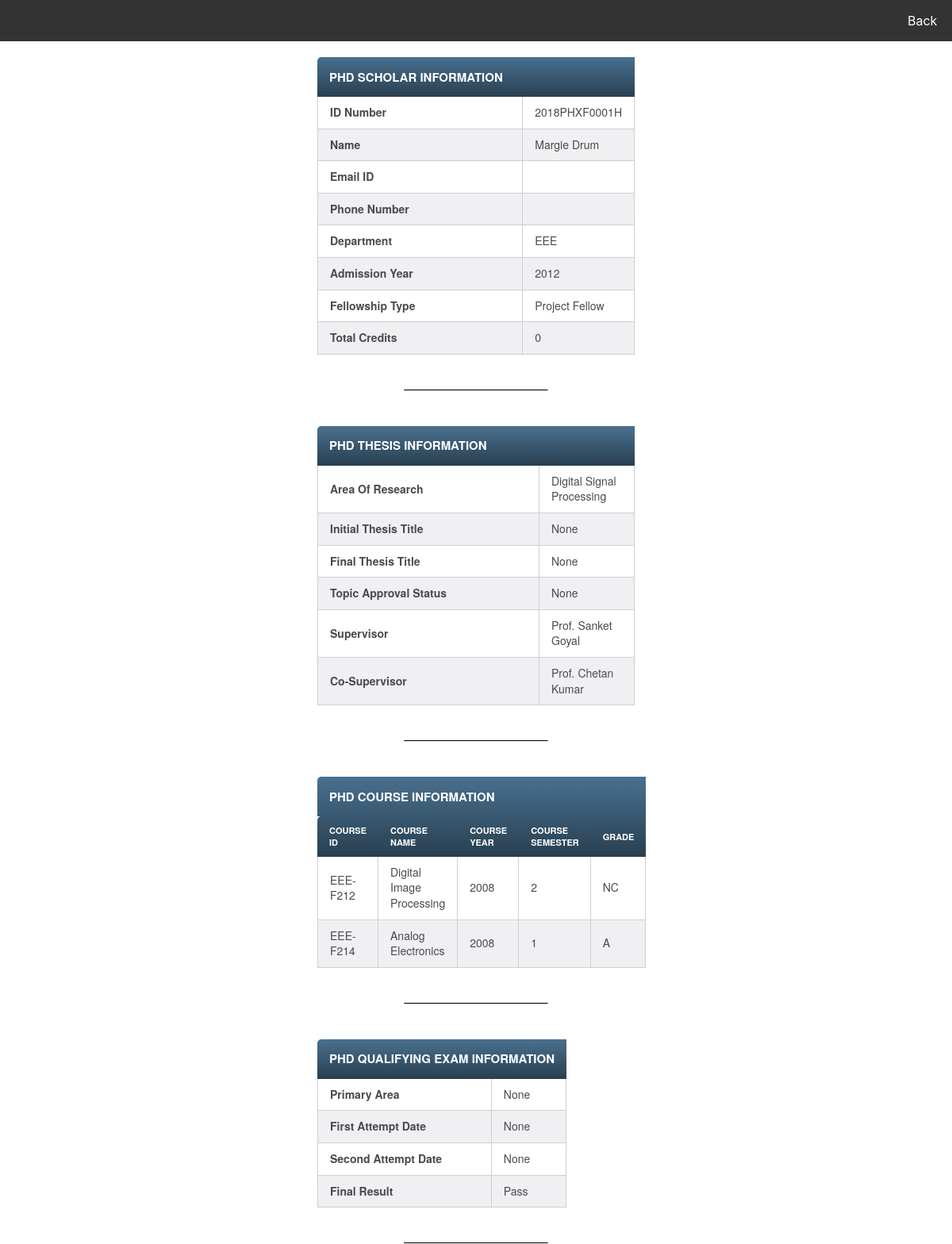
Page /phd/phd_scholar_profile/2018PHXF0001H/ on the committed database.
### phd_info_mgmt_system/models.py (models this page shows, shortened)
class PhDScholar(models.Model):
  GENDER_CHOICES = (
    ('M', 'Male'),
    ('F', 'Female')
  )
  SEMESTER_CHOICES = (
    ('I', 'First Semester'),
    ('II', 'Second Semester')
  )
  id_number = models.CharField(max_length=13, primary_key=True)
  name = models.CharField(max_length=60)
  department = models.CharField(max_length=50)
  email = models.CharField(max_length=60, null=True, blank=True)
  sex = models.CharField(max_length=1, null=True,
                            choices=GENDER_CHOICES, blank=True)
  phone_no = models.CharField(max_length=12, null=True, blank=True)
  phd_type = models.CharField(max_length=12, null=True, blank=True)
  year_of_admission = models.CharField(max_length=7, null=True, blank=True)
  semester_of_admission = models.CharField(max_length=2,
                                           choices=SEMESTER_CHOICES,
                                           null=True, blank=True)
  awardee_ref_no = models.CharField(max_length=20, null=True, blank=True)
  fellowship_type = models.CharField(max_length=50, null=True, blank=True)
  fellowship_start_date = models.DateField("Start Date",
                                           null=True, blank=True)
  fellowship_end_date = models.DateField("End Date",
                                         null=True, blank=True)
  total_credits = models.IntegerField(default=0, blank=True, null=True)
  class Meta:
    db_table = "phd_scholar"
    verbose_name = "PhD Scholar"
    verbose_name_plural = "PhD Scholars"

class PhDThesis(models.Model):
  thesis_id = models.AutoField(primary_key=True)
  id_number = models.ForeignKey(PhDScholar, on_delete=models.CASCADE,
                                db_column='id_number')
  draft_submission_date = models.DateField("Draft Submission Date",
                                           null=True, blank=True)
  pre_submission_date = models.DateField("Pre Submission Date",
                                         null=True, blank=True)
  final_submission_date = models.DateField("Final Submission Date",
                                           null=True, blank=True)
  viva_date = models.DateField("Viva Date", null=True, blank=True)
  qualifying_date = models.DateField("Qualifying Date",
                                     null=True, blank=True)
  phd_awarded_date = models.DateField("PhD Awarded Date",
                                      null=True, blank=True)
  topic_approval_status = models.CharField(max_length=3,
                                           null=True, blank=True)
  research_area = models.CharField(max_length=60, null=True, blank=True)
  initial_thesis_title = models.CharField(max_length=120,
                                          null=True, blank=True)
  final_thesis_title = models.CharField(max_length=120,
                                        null=True, blank=True)
  examiner1 = models.CharField(max_length=60, null=True, blank=True)
  examiner2 = models.CharField(max_length=60, null=True, blank=True)
  supervisor = models.CharField(max_length=60, null=True, blank=True)
  dac1 = models.CharField(max_length=60, null=True, blank=True)
  dac2 = models.CharField(max_length=60, null=True, blank=True)
  cosupervisor = models.CharField(max_length=60, null=True, blank=True)
  class Meta:
    db_table = "phd_thesis"
    verbose_name = "PhD Thesis"
    verbose_name_plural = "PhD Thesis"

class PhDScholarCourses(models.Model):
  id_number = models.ForeignKey(PhDScholar, on_delete=models.CASCADE,
                                db_column='id_number')
  course_id = models.ForeignKey(PhDCourses, on_delete=models.CASCADE,
                                db_column='course_id')
  course_year = models.CharField(max_length=7)
  semester = models.CharField(max_length=10)
  grade = models.CharField(max_length=15, null=True, blank=True)
  class Meta:
    unique_together = (("id_number", "course_id"),)
    db_table = "phd_scholar_courses"
    verbose_name = "PhD Scholar Course"
    verbose_name_plural = "PhD Scholar Courses"

class PhDCourses(models.Model):
  course_id = models.CharField(max_length=15, primary_key=True)
  course_name = models.CharField(max_length=50, null=True, blank=True)
  credits = models.IntegerField(null=True, blank=True)
  class Meta:
    db_table = "phd_courses"
    verbose_name = "PhD Course"
    verbose_name_plural = "PhD Courses"

class ScholarQualifyingExam(models.Model):
  id_number = models.ForeignKey(PhDScholar, on_delete=models.CASCADE,
                                db_column='id_number', primary_key=True)
  primary_area = models.CharField(max_length=60, null=True, blank=True)
  secondary_area = models.CharField(max_length=60, null=True, blank=True)
  first_attempt_date = models.DateField("First Attempt Date",
                                        null=True, blank=True)
  second_attempt_date = models.DateField("Second Attempt Date",
                                         null=True, blank=True)
  final_result = models.CharField(max_length=60, null=True, blank=True)
  class Meta:
    db_table = "scholar_qualifying_exam"
    verbose_name = "Scholar Qualifying Exam"
    verbose_name_plural = "Scholar Qualifying Exam"

### phd_info_mgmt_system/views.py (the view)
def render_phd_scholar_profile(request, student_id):
  def render_profile(id_number):
    context_dict = dict()
    phd_scholar_obj = PhDScholar.objects.filter(id_number=id_number)[0]
    context_dict["phd_scholar"] = phd_scholar_obj
    phd_thesis_list = PhDThesis.objects.filter(id_number=phd_scholar_obj)
    if len(phd_thesis_list) > 0:
      context_dict["phd_thesis"] = phd_thesis_list[0]
    phd_scholar_courses = PhDScholarCourses.objects.filter(id_number=phd_scholar_obj)
    if len(phd_scholar_courses) > 0:
      context_dict["phd_courses"] = phd_scholar_courses
    phd_qualifying_exam_list = ScholarQualifyingExam.objects.filter(id_number=phd_scholar_obj)
    if len(phd_qualifying_exam_list) > 0:
      context_dict["phd_qualifying_exam"] = phd_qualifying_exam_list[0]
    return context_dict
  context = RequestContext(request)
  if request.method == "POST":
    id_number = request.POST.get("id_number")
    context_dict = render_profile(id_number)
    return render_to_response('phd_info_mgmt_system/phd_scholar_profile.html',
                              context_dict, context)
  else:
    id_number = student_id
    context_dict = render_profile(id_number)
    return render_to_response('phd_info_mgmt_system/phd_scholar_profile.html',
                              context_dict, context)

### templates/phd_info_mgmt_system/phd_scholar_profile.html (shortened to what this page needs)
<!DOCTYPE html>
{% load static %}
<html lang="en">
<head>
    <link rel="stylesheet" href="https://formden.com/static/cdn/font-awesome/4.4.0/css/font-awesome.min.css" />
    <link rel="stylesheet" href="https://maxcdn.bootstrapcdn.com/bootstrap/4.0.0-beta.3/css/bootstrap.min.css">
    <link rel="stylesheet" href="{% static 'css/style.css' %}" />
</head>
    <ul class="navbar">
        <li class="navbar-item navbar-back"><a class="active" href="/phd/phd_query_page/">Back</a></li>
    </ul>
<body>
    <div class="table-div">
        <table>
      <thead>
        <tr>
          <th scope="col" colspan="2">PhD Scholar Information</th>
        </tr>
      </thead>
      {% if phd_scholar %}
          <tbody>
            <tr>
              <td>
                <strong class="attribute">ID Number</strong>
              </td>
              <td class="value">{{ phd_scholar.id_number }}</td>
            </tr>
            <tr>
              <td>
                <strong class="attribute">Name</strong>
              </td>
              <td class="value">{{ phd_scholar.name }}</td>
            </tr>
            <tr>
              <td>
                <strong class="attribute">Email ID</strong>
              </td>
              <td class="value">{{ phd_scholar.email_id }}</td>
            </tr>
            <tr>
              <td>
                <strong class="attribute">Phone Number</strong>
              </td>
              <td class="value">{{ phd_scholar.phone_number }}</td>
            </tr>
            <tr>
              <td>
                <strong class="attribute">Department</strong>
              </td>
              <td class="value">{{ phd_scholar.department }}</td>
            </tr>
            <tr>
              <td>
                <strong class="attribute">Admission Year</strong>
              </td>
              <td class="value">{{ phd_scholar.year_of_admission }}</td>
            </tr>
            <tr>
              <td>
                <strong class="attribute">Fellowship Type</strong>
              </td>
              <td class="value">{{ phd_scholar.fellowship_type }}</td>
            </tr>
            <tr>
              <td>
                <strong class="attribute">Total Credits</strong>
              </td>
              <td class="value">{{ phd_scholar.total_credits }}</td>
            </tr>
            </tbody>
        {% else %}
        <tr>
            <td class="value" colspan="2">No Information Available.</td>
        </tr>
        {% endif %}
    </table>
    </div>
    <div class="horizontal-rule"><hr></div>
    <div class="table-div">
        <table>
      <thead>
        <tr>
          <th scope="col" colspan="2">PhD Thesis Information</th>
        </tr>
      </thead>
      {% if phd_thesis %}
          <tbody>
            <tr>
              <td>
                <strong class="attribute">Area Of Research</strong>
              </td>
              <td class="value">{{ phd_thesis.research_area }}</td>
            </tr>
            <tr>
              <td>
                <strong class="attribute">Initial Thesis Title</strong>
              </td>
              <td class="value">{{ phd_thesis.initial_thesis_title }}</td>
            </tr>
            <tr>
              <td>
                <strong class="attribute">Final Thesis Title</strong>
              </td>
              <td class="value">{{ phd_thesis.final_thesis_title }}</td>
            </tr>
            <tr>
              <td>
                <strong class="attribute">Topic Approval Status</strong>
              </td>
              <td class="value">{{ phd_thesis.topic_approval_status }}</td>
            </tr>
            <tr>
              <td>
                <strong class="attribute">Supervisor</strong>
              </td>
              <td class="value">{{ phd_thesis.supervisor }}</td>
            </tr>
            <tr>
              <td>
                <strong class="attribute">Co-Supervisor</strong>
              </td>
              {% if phd_thesis.cosupervisor == None %}
                <td></td>
              {% else %}
                <td class="value">{{ phd_thesis.cosupervisor }}</td>
              {% endif %}
            </tr>
            </tbody>
        {% else %}
        <tr>
            <td class="value" colspan="2">No Thesis Information Available.</td>
        </tr>
        {% endif %}
    </table>
    </div>
    <div class="horizontal-rule"><hr></div>
    <div class="table-div">
        <table>
      <thead>
        <tr>
          <th scope="col" colspan="5">PhD Course Information</th>
        </tr>
        <tr>
            <th class="course-heading">Course ID</th>
            <th class="course-heading">Course Name</th>
            <th class="course-heading">Course Year</th>
            <th class="course-heading">Course Semester</th>
            <th class="course-heading">Grade</th>
        </tr>
      </thead>
      {% if phd_courses %}
          <tbody>
          {% for course in phd_courses %}
            <tr>
              <td class="value">
                {{ course.course_id_id }}
              </td>
              <td class="value">{{ course.course_id.course_name }}</td>
              <td class="value">{{ course.course_year }}</td>
              <td class="value">{{ course.semester }}</td>
              <td class="value">{{ course.grade }}</td>
            </tr>
          {% endfor %}
            </tbody>
        {% else %}
        <tr>
            <td class="value" colspan="5">No Courses Enrolled.</td>
        </tr>
        {% endif %}
    </table>
    </div>
    <div class="horizontal-rule"><hr></div>
    <div class="table-div">
        <table>
      <thead>
        <tr>
          <th scope="col" colspan="2">PhD Qualifying Exam Information</th>
        </tr>
      </thead>
      {% if phd_qualifying_exam %}
          <tbody>
            <tr>
              <td>
                <strong class="attribute">Primary Area</strong>
              </td>
              <td class="value">{{ phd_qualifying_exam.primary_area}}</td>
            </tr>
            <tr>
              <td>
                <strong class="attribute">First Attempt Date</strong>
              </td>
              <td class="value">{{ phd_qualifying_exam.first_attempt_date }}</td>
            </tr>
            <tr>
              <td>
                <strong class="attribute">Second Attempt Date</strong>
              </td>
              <td class="value">{{ phd_qualifying_exam.second_attempt_date }}</td>
            </tr>
            <tr>
              <td>
                <strong class="attribute">Final Result</strong>
              </td>
              <td class="value">{{ phd_qualifying_exam.final_result }}</td>
            </tr>
            </tbody>
        {% else %}
        <tr>
            <td class="value" colspan="2">No Qualifying Exam Information Available.</td>
        </tr>
        {% endif %}
    </table>
    </div>
</body>
</html>

### static/css/style.css (style rules this page uses)
html, body { height: 100%; margin: 0; }
.navbar { list-style-type: none; margin: 0; padding: 0; overflow: hidden; background-color: #333; }
.navbar-item { float: left; }
.navbar-item a { display: block; color: white; text-align: center; padding: 14px 16px; text-decoration: none; }
.table-div { width : 400px; margin: 0 auto; }
table { padding-top: 20px; padding-bottom: 20px; border-collapse: separate; border-spacing: 0; color: #4a4a4d; font: 14px/1.4 "Helvetica Neue", Helvetica, Arial, sans-serif; }
th, td { padding: 10px 15px; vertical-align: middle; }
thead { background: #395870; background: linear-gradient(#49708f, #293f50); color: #fff; font-size: 15px; text-transform: uppercase; }
th:first-child { border-top-left-radius: 5px; height: 50px; text-align: left; }
tbody tr:nth-child(even) { background: #f0f0f2; }
td { border-bottom: 1px solid #cecfd5; border-right: 1px solid #cecfd5; }
td:first-child { border-left: 1px solid #cecfd5; }
table td:last-child { width: 30%; }
.attribute { text-align: left; }
.value { text-align: middle; }
.horizontal-rule { width: 100% margin: 0 auto; }
hr { width: 15%; display: block; background-color: black; margin-top: 1.5em; margin-bottom: 1.5em; margin-left: auto; margin-right: auto; border-style: inset; border-width: 1px; }
.course-heading { font-size: 11px; }
.navbar-back { align-content: right; margin-left:94%; }

### rows in the picture
PhDScholar: id_number "2018PHXF0001H", name "Margie Drum", department "EEE", year_of_admission "2012", fellowship_type "Project Fellow", total_credits "0"
PhDThesis: research_area "Digital Signal Processing", initial_thesis_title "None", final_thesis_title "None", topic_approval_status "None", supervisor "Prof. Sanket Goyal", cosupervisor "Prof. Chetan Kumar"
PhDScholarCourses: course_id_id "EEE-F212", course_id.course_name "Digital Image Processing", course_year "2008", semester "2", grade "NC"
PhDScholarCourses: course_id_id "EEE-F214", course_id.course_name "Analog Electronics", course_year "2008", semester "1", grade "A"
ScholarQualifyingExam: primary_area "None", first_attempt_date "None", second_attempt_date "None", final_result "Pass"
